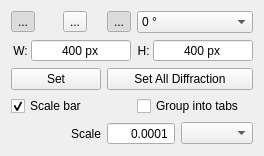
            <widget class="QWidget" name="DfrnWindowTab">
             <attribute name="title">
              <string>Diffraction</string>
             </attribute>
             <layout class="QGridLayout" name="DfrnWindowGrid" columnstretch="1,1,1,1,1,1">
              <item row="0" column="0">
               <widget class="QToolButton" name="ShowDfrnAxes">
                <property name="text">
                 <string>...</string>
                </property>
                <property name="icon">
                 <iconset>
                  <normaloff>icons/axes.png</normaloff>icons/axes.png</iconset>
                </property>
                <property name="checkable">
                 <bool>true</bool>
                </property>
                <property name="checked">
                 <bool>true</bool>
                </property>
               </widget>
              </item>
              <item row="0" column="1">
               <widget class="QToolButton" name="RvsXDfrn">
                <property name="text">
                 <string>...</string>
                </property>
                <property name="icon">
                 <iconset>
                  <normaloff>icons/axis-x.png</normaloff>icons/axis-x.png</iconset>
                </property>
                <property name="checkable">
                 <bool>true</bool>
                </property>
               </widget>
              </item>
              <item row="0" column="2">
               <widget class="QToolButton" name="RvsYDfrn">
                <property name="text">
                 <string>...</string>
                </property>
                <property name="icon">
                 <iconset>
                  <normaloff>icons/axis-y.png</normaloff>icons/axis-y.png</iconset>
                </property>
                <property name="checkable">
                 <bool>true</bool>
                </property>
                <property name="checked">
                 <bool>true</bool>
                </property>
               </widget>
              </item>
              <item row="0" column="3" colspan="3">
               <widget class="QComboBox" name="RotDfrn">
                <item>
                 <property name="text">
                  <string>0 °</string>
                 </property>
                </item>
                <item>
                 <property name="text">
                  <string>90 °</string>
                 </property>
                </item>
                <item>
                 <property name="text">
                  <string>180 °</string>
                 </property>
                </item>
                <item>
                 <property name="text">
                  <string>-90 °</string>
                 </property>
                </item>
               </widget>
              </item>
              <item row="1" column="0" colspan="6">
               <layout class="QHBoxLayout" name="DiffractionWindowHGrid">
                <property name="spacing">
                 <number>0</number>
                </property>
                <item>
                 <widget class="QLabel" name="WdwWDfrnLabel">
                  <property name="maximumSize">
                   <size>
                    <width>20</width>
                    <height>16777215</height>
                   </size>
                  </property>
                  <property name="text">
                   <string>W: </string>
                  </property>
                  <property name="alignment">
                   <set>Qt::AlignRight|Qt::AlignTrailing|Qt::AlignVCenter</set>
                  </property>
                  <property name="buddy">
                   <cstring>WdwWDfrn</cstring>
                  </property>
                 </widget>
                </item>
                <item>
                 <widget class="QSpinBox" name="WdwWDfrn">
                  <property name="alignment">
                   <set>Qt::AlignCenter</set>
                  </property>
                  <property name="buttonSymbols">
                   <enum>QAbstractSpinBox::NoButtons</enum>
                  </property>
                  <property name="suffix">
                   <string> px</string>
                  </property>
                  <property name="minimum">
                   <number>1</number>
                  </property>
                  <property name="maximum">
                   <number>10000</number>
                  </property>
                  <property name="value">
                   <number>400</number>
                  </property>
                 </widget>
                </item>
                <item>
                 <widget class="QLabel" name="WdwHDfrnLabel">
                  <property name="maximumSize">
                   <size>
                    <width>22</width>
                    <height>16777215</height>
                   </size>
                  </property>
                  <property name="text">
                   <string> H: </string>
                  </property>
                  <property name="alignment">
                   <set>Qt::AlignRight|Qt::AlignTrailing|Qt::AlignVCenter</set>
                  </property>
                  <property name="buddy">
                   <cstring>WdwHDfrn</cstring>
                  </property>
                 </widget>
                </item>
                <item>
                 <widget class="QSpinBox" name="WdwHDfrn">
                  <property name="alignment">
                   <set>Qt::AlignCenter</set>
                  </property>
                  <property name="buttonSymbols">
                   <enum>QAbstractSpinBox::NoButtons</enum>
                  </property>
                  <property name="suffix">
                   <string> px</string>
                  </property>
                  <property name="minimum">
                   <number>1</number>
                  </property>
                  <property name="maximum">
                   <number>10000</number>
                  </property>
                  <property name="value">
                   <number>400</number>
                  </property>
                 </widget>
                </item>
               </layout>
              </item>
              <item row="2" column="0" colspan="2">
               <widget class="QPushButton" name="WdwSetDfrn">
                <property name="text">
                 <string>Set</string>
                </property>
               </widget>
              </item>
              <item row="2" column="2" colspan="4">
               <widget class="QPushButton" name="WdwSetAllDfrn">
                <property name="text">
                 <string>Set All Diffraction</string>
                </property>
               </widget>
              </item>
              <item row="3" column="0" colspan="3">
               <widget class="QCheckBox" name="ScaleBarDfrn">
                <property name="toolTip">
                 <string>Scale bar on the diffraction windows: mrad once the transmitted beam is set (or a file calibrated it) and the detector coordinates are in mrad, else pixels</string>
                </property>
                <property name="text">
                 <string>Scale bar</string>
                </property>
                <property name="checked">
                 <bool>true</bool>
                </property>
               </widget>
              </item>
              <item row="3" column="3" colspan="3">
               <widget class="QCheckBox" name="GroupDfrn">
                <property name="toolTip">
                 <string>Collect the diffraction images into one window with a tab each (untick to float them again). Drag a tab out of the bar, or double-click it, to float that image on its own; closing it returns it to the tabs.</string>
                </property>
                <property name="text">
                 <string>Group into tabs</string>
                </property>
               </widget>
              </item>
              <item row="4" column="0" colspan="2">
               <widget class="QLabel" name="DfScaleLabel">
                <property name="minimumSize">
                 <size>
                  <width>90</width>
                  <height>0</height>
                 </size>
                </property>
                <property name="text">
                 <string>Scale</string>
                </property>
                <property name="alignment">
                 <set>Qt::AlignRight|Qt::AlignTrailing|Qt::AlignVCenter</set>
                </property>
                <property name="buddy">
                 <cstring>DfScale</cstring>
                </property>
               </widget>
              </item>
              <item row="4" column="2" colspan="2">
               <widget class="QDoubleSpinBox" name="DfScale">
                <property name="toolTip">
                 <string>Diffraction scale (the main window's mrad/px): changing it recalculates the convergence angle, detector coordinates in mrad, scale bars and export</string>
                </property>
                <property name="alignment">
                 <set>Qt::AlignRight|Qt::AlignTrailing|Qt::AlignVCenter</set>
                </property>
                <property name="buttonSymbols">
                 <enum>QAbstractSpinBox::NoButtons</enum>
                </property>
                <property name="decimals">
                 <number>4</number>
                </property>
                <property name="minimum">
                 <double>0.000100000000000</double>
                </property>
                <property name="maximum">
                 <double>1000.000000000000000</double>
                </property>
               </widget>
              </item>
              <item row="4" column="4" colspan="2">
               <widget class="QComboBox" name="DfScaleUnits">
                <property name="toolTip">
                 <string>Units of the diffraction scale: mrad per pixel, or 1/Å per pixel (at the accelerating voltage set on import)</string>
                </property>
               </widget>
              </item>
             </layout>
            </widget>
